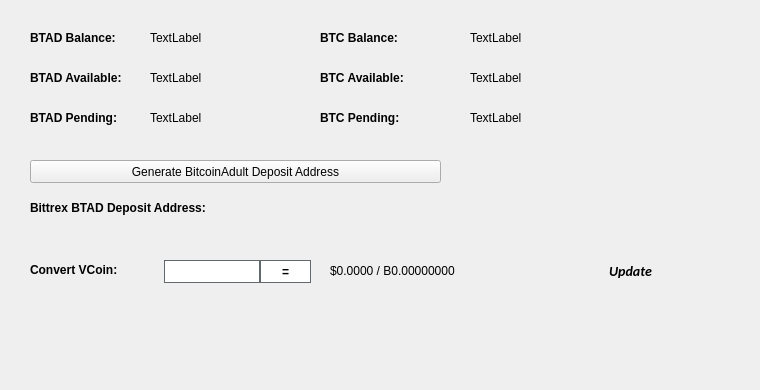
   <widget class="QWidget" name="BalanceTab">
    <attribute name="title">
     <string>Balance</string>
    </attribute>
    <widget class="QLabel" name="BitcoinBalanceLabel">
     <property name="geometry">
      <rect>
       <x>470</x>
       <y>30</y>
       <width>150</width>
       <height>16</height>
      </rect>
     </property>
     <property name="text">
      <string>TextLabel</string>
     </property>
    </widget>
    <widget class="QLabel" name="XGBalanceLabel">
     <property name="geometry">
      <rect>
       <x>150</x>
       <y>30</y>
       <width>150</width>
       <height>16</height>
      </rect>
     </property>
     <property name="text">
      <string>TextLabel</string>
     </property>
    </widget>
    <widget class="QLabel" name="label_11">
     <property name="geometry">
      <rect>
       <x>30</x>
       <y>30</y>
       <width>101</width>
       <height>16</height>
      </rect>
     </property>
     <property name="font">
      <font>
       <weight>75</weight>
       <bold>true</bold>
      </font>
     </property>
     <property name="text">
      <string>BTAD Balance:</string>
     </property>
    </widget>
    <widget class="QLabel" name="label_12">
     <property name="geometry">
      <rect>
       <x>320</x>
       <y>30</y>
       <width>101</width>
       <height>16</height>
      </rect>
     </property>
     <property name="font">
      <font>
       <weight>75</weight>
       <bold>true</bold>
      </font>
     </property>
     <property name="text">
      <string>BTC Balance:</string>
     </property>
    </widget>
    <widget class="QLabel" name="XGAvailableLabel_2">
     <property name="geometry">
      <rect>
       <x>150</x>
       <y>70</y>
       <width>150</width>
       <height>16</height>
      </rect>
     </property>
     <property name="text">
      <string>TextLabel</string>
     </property>
    </widget>
    <widget class="QLabel" name="label_13">
     <property name="geometry">
      <rect>
       <x>30</x>
       <y>70</y>
       <width>111</width>
       <height>16</height>
      </rect>
     </property>
     <property name="font">
      <font>
       <weight>75</weight>
       <bold>true</bold>
      </font>
     </property>
     <property name="text">
      <string>BTAD Available:</string>
     </property>
    </widget>
    <widget class="QLabel" name="label_14">
     <property name="geometry">
      <rect>
       <x>30</x>
       <y>110</y>
       <width>101</width>
       <height>16</height>
      </rect>
     </property>
     <property name="font">
      <font>
       <weight>75</weight>
       <bold>true</bold>
      </font>
     </property>
     <property name="text">
      <string>BTAD Pending:</string>
     </property>
    </widget>
    <widget class="QLabel" name="XGPendingLabel">
     <property name="geometry">
      <rect>
       <x>150</x>
       <y>110</y>
       <width>150</width>
       <height>16</height>
      </rect>
     </property>
     <property name="text">
      <string>TextLabel</string>
     </property>
    </widget>
    <widget class="QLabel" name="label_15">
     <property name="geometry">
      <rect>
       <x>320</x>
       <y>70</y>
       <width>111</width>
       <height>16</height>
      </rect>
     </property>
     <property name="font">
      <font>
       <weight>75</weight>
       <bold>true</bold>
      </font>
     </property>
     <property name="text">
      <string>BTC Available:</string>
     </property>
    </widget>
    <widget class="QLabel" name="BitcoinAvailableLabel">
     <property name="geometry">
      <rect>
       <x>470</x>
       <y>70</y>
       <width>150</width>
       <height>16</height>
      </rect>
     </property>
     <property name="text">
      <string>TextLabel</string>
     </property>
    </widget>
    <widget class="QLabel" name="label_31">
     <property name="geometry">
      <rect>
       <x>320</x>
       <y>110</y>
       <width>111</width>
       <height>16</height>
      </rect>
     </property>
     <property name="font">
      <font>
       <weight>75</weight>
       <bold>true</bold>
      </font>
     </property>
     <property name="text">
      <string>BTC Pending:</string>
     </property>
    </widget>
    <widget class="QLabel" name="BitcoinPendingLabel">
     <property name="geometry">
      <rect>
       <x>470</x>
       <y>110</y>
       <width>150</width>
       <height>16</height>
      </rect>
     </property>
     <property name="text">
      <string>TextLabel</string>
     </property>
    </widget>
    <widget class="QLabel" name="label_33">
     <property name="geometry">
      <rect>
       <x>30</x>
       <y>200</y>
       <width>221</width>
       <height>16</height>
      </rect>
     </property>
     <property name="font">
      <font>
       <weight>75</weight>
       <bold>true</bold>
      </font>
     </property>
     <property name="text">
      <string>Bittrex BTAD Deposit Address:</string>
     </property>
    </widget>
    <widget class="QPushButton" name="GenDepositBTN">
     <property name="geometry">
      <rect>
       <x>30</x>
       <y>160</y>
       <width>411</width>
       <height>23</height>
      </rect>
     </property>
     <property name="text">
      <string>Generate BitcoinAdult Deposit Address</string>
     </property>
     <property name="icon">
      <iconset resource="../BitcoinAdult.qrc">
       <normaloff>:/icons/bitcoin</normaloff>:/icons/bitcoin</iconset>
     </property>
    </widget>
    <widget class="QLabel" name="DepositAddressLabel">
     <property name="geometry">
      <rect>
       <x>200</x>
       <y>200</y>
       <width>261</width>
       <height>16</height>
      </rect>
     </property>
     <property name="palette">
      <palette>
       <active>
        <colorrole role="WindowText">
         <brush brushstyle="SolidPattern">
          <color alpha="255">
           <red>0</red>
           <green>0</green>
           <blue>0</blue>
          </color>
         </brush>
        </colorrole>
        <colorrole role="Text">
         <brush brushstyle="SolidPattern">
          <color alpha="255">
           <red>0</red>
           <green>0</green>
           <blue>255</blue>
          </color>
         </brush>
        </colorrole>
       </active>
       <inactive>
        <colorrole role="WindowText">
         <brush brushstyle="SolidPattern">
          <color alpha="255">
           <red>0</red>
           <green>0</green>
           <blue>0</blue>
          </color>
         </brush>
        </colorrole>
        <colorrole role="Text">
         <brush brushstyle="SolidPattern">
          <color alpha="255">
           <red>0</red>
           <green>0</green>
           <blue>255</blue>
          </color>
         </brush>
        </colorrole>
       </inactive>
       <disabled>
        <colorrole role="WindowText">
         <brush brushstyle="SolidPattern">
          <color alpha="255">
           <red>120</red>
           <green>120</green>
           <blue>120</blue>
          </color>
         </brush>
        </colorrole>
        <colorrole role="Text">
         <brush brushstyle="SolidPattern">
          <color alpha="255">
           <red>120</red>
           <green>120</green>
           <blue>120</blue>
          </color>
         </brush>
        </colorrole>
       </disabled>
      </palette>
     </property>
     <property name="font">
      <font>
       <weight>75</weight>
       <bold>true</bold>
      </font>
     </property>
     <property name="text">
      <string/>
     </property>
     <property name="alignment">
      <set>Qt::AlignRight|Qt::AlignTrailing|Qt::AlignVCenter</set>
     </property>
     <property name="textInteractionFlags">
      <set>Qt::LinksAccessibleByMouse|Qt::TextSelectableByKeyboard|Qt::TextSelectableByMouse</set>
     </property>
    </widget>
    <widget class="QLabel" name="label_8">
     <property name="geometry">
      <rect>
       <x>460</x>
       <y>300</y>
       <width>281</width>
       <height>81</height>
      </rect>
     </property>
     <property name="text">
      <string/>
     </property>
     <property name="pixmap">
      <pixmap>:/images/bittrex</pixmap>
     </property>
    </widget>
    <widget class="QWidget" name="widgetConversion" native="true">
     <property name="geometry">
      <rect>
       <x>0</x>
       <y>250</y>
       <width>751</width>
       <height>43</height>
      </rect>
     </property>
     <property name="minimumSize">
      <size>
       <width>0</width>
       <height>43</height>
      </size>
     </property>
     <property name="styleSheet">
      <string notr="true"/>
     </property>
     <widget class="QPushButton" name="btnUpdateMarketData">
      <property name="geometry">
       <rect>
        <x>575</x>
        <y>0</y>
        <width>111</width>
        <height>41</height>
       </rect>
      </property>
      <property name="sizePolicy">
       <sizepolicy hsizetype="Expanding" vsizetype="Expanding">
        <horstretch>0</horstretch>
        <verstretch>0</verstretch>
       </sizepolicy>
      </property>
      <property name="font">
       <font>
        <family>calibri</family>
        <pointsize>-1</pointsize>
        <weight>75</weight>
        <italic>true</italic>
        <bold>true</bold>
       </font>
      </property>
      <property name="styleSheet">
       <string notr="true">margin:0px;text-align:center;padding:2px;border-radius:3px;font-style:italic;width:100px;font-size:14px;font-family:calibri;font-weight:600;</string>
      </property>
      <property name="text">
       <string>Update</string>
      </property>
      <property name="iconSize">
       <size>
        <width>150</width>
        <height>35</height>
       </size>
      </property>
      <property name="autoDefault">
       <bool>true</bool>
      </property>
      <property name="default">
       <bool>true</bool>
      </property>
     </widget>
     <widget class="QLabel" name="lblConvertVCoin">
      <property name="geometry">
       <rect>
        <x>30</x>
        <y>10</y>
        <width>131</width>
        <height>20</height>
       </rect>
      </property>
      <property name="styleSheet">
       <string notr="true"/>
      </property>
      <property name="text">
       <string>&lt;html&gt;&lt;head/&gt;&lt;body&gt;&lt;p&gt;&lt;span style=&quot; font-weight:600;&quot;&gt;Convert VCoin:&lt;/span&gt;&lt;/p&gt;&lt;/body&gt;&lt;/html&gt;</string>
      </property>
     </widget>
     <widget class="QLineEdit" name="txtConvertVCoinQty">
      <property name="geometry">
       <rect>
        <x>160</x>
        <y>10</y>
        <width>100</width>
        <height>23</height>
       </rect>
      </property>
      <property name="minimumSize">
       <size>
        <width>100</width>
        <height>23</height>
       </size>
      </property>
      <property name="maximumSize">
       <size>
        <width>100</width>
        <height>16777215</height>
       </size>
      </property>
      <property name="styleSheet">
       <string notr="true">border: 1px solid #61696c;margin-left:4px;</string>
      </property>
     </widget>
     <widget class="QPushButton" name="btnConvertBitcoinAdult">
      <property name="geometry">
       <rect>
        <x>260</x>
        <y>10</y>
        <width>51</width>
        <height>23</height>
       </rect>
      </property>
      <property name="minimumSize">
       <size>
        <width>0</width>
        <height>23</height>
       </size>
      </property>
      <property name="styleSheet">
       <string notr="true">border:1px solid #61696c;background:white;font-weight:600;</string>
      </property>
      <property name="text">
       <string>=</string>
      </property>
     </widget>
     <widget class="QLabel" name="lblConvertVCoinResults">
      <property name="geometry">
       <rect>
        <x>330</x>
        <y>0</y>
        <width>201</width>
        <height>41</height>
       </rect>
      </property>
      <property name="styleSheet">
       <string notr="true"/>
      </property>
      <property name="text">
       <string>$0.0000 / B0.00000000</string>
      </property>
     </widget>
     <widget class="QLabel" name="iconOverviewUpdateWait">
      <property name="geometry">
       <rect>
        <x>670</x>
        <y>10</y>
        <width>24</width>
        <height>24</height>
       </rect>
      </property>
      <property name="text">
       <string/>
      </property>
      <property name="pixmap">
       <pixmap resource="../BitcoinAdult.qrc">:/icons/transaction_1</pixmap>
      </property>
      <property name="scaledContents">
       <bool>true</bool>
      </property>
      <property name="alignment">
       <set>Qt::AlignCenter</set>
      </property>
     </widget>
    </widget>
   </widget>
